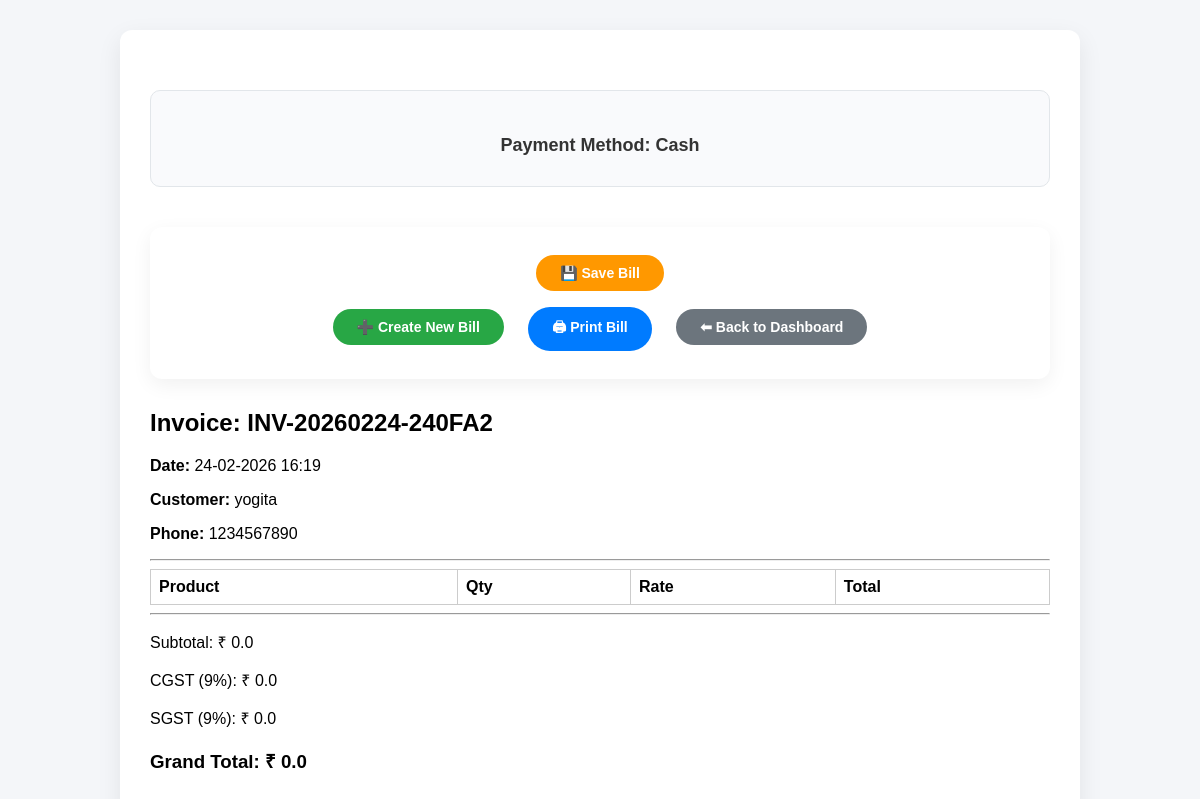
Page /view/2/ on the committed database.
### Billing/models.py (models this page shows, shortened)
class Bill(models.Model):
    user = models.ForeignKey(User, on_delete=models.CASCADE)
    invoice_no = models.CharField(max_length=50, unique=True)
    customer_phone = models.CharField(max_length=15, null=True, blank=True)
    customer_name = models.CharField(max_length=200, null=True, blank=True)
    total_amount = models.FloatField(default=0)
    cgst = models.FloatField(default=0)
    sgst = models.FloatField(default=0)
    grand_total = models.FloatField(default=0)
    PAYMENT_CHOICES = [
        ("Cash", "Cash"),
        ("Online", "Online"),
    ]
    payment_method = models.CharField(
        max_length=20,
        choices=PAYMENT_CHOICES,
        default="Cash"
    )
    qr_code = models.ImageField(upload_to='qr_codes/', blank=True, null=True)  # only for Online
    created_at = models.DateTimeField(auto_now_add=True)
    pdf = models.FileField(upload_to='bills/', blank=True, null=True)
    is_deleted = models.BooleanField(default=False)

### Billing/views.py (the view)
# urls.py: path("view/<int:bill_id>/", views.view_bill, name="view_bill"),
def view_bill(request, bill_id):
    bill = get_object_or_404(Bill, id=bill_id)
    if request.method == "POST":
        if request.POST.get("action") == "save":
            bill.is_saved = True   # optional field
            bill.save()
            return redirect("bills_history")
    return render(request, "view_bill.html", {
        "bill": bill,
        "shop": bill.user.shopprofile
    })

### Billing/templates/view_bill.html (shortened to what this page needs)
{% extends "base.html" %}
{% load static %}
{% block extra_css %}
<link rel="stylesheet" href="{% static 'view_bill.css' %}">
{% endblock %}
{% block content %}
<div class="bill-container">
    {% if bill.payment_method|lower == "online" and qr_code %}
    <div class="payment-section">
        <h4>Payment Method: {{ bill.payment_method|title }}</h4>
        <div class="qr-box">
            <h5>Scan to Pay</h5>
            <img width="180" alt="QR Code">
            <p><strong>UPI ID:</strong> {{ shop.upi_id }}</p>
            <p class="amount"><strong>Amount:</strong> ₹ {{ bill.grand_total }}</p>
        </div>
    </div>
    {% else %}
    <div class="payment-section">
        <h4>Payment Method: {{ bill.payment_method|title }}</h4>
    </div>
    {% endif %}
    <div class="bill-actions">
        <form method="POST">
            <button type="submit" name="action" value="save" class="action-btn save-bill">💾 Save Bill</button>
        </form>
        <a href="{% url 'generate_bill' %}" class="action-btn new-bill">➕ Create New Bill</a>
        <button onclick="printInvoice()" class="action-btn print-bill">🖨 Print Bill</button>
        <a href="{% url 'dashboard' %}" class="action-btn back-dashboard">⬅ Back to Dashboard</a>
    </div>
    <div class="invoice-container">
        <h2>Invoice: {{ bill.invoice_no }}</h2>
        <p><strong>Date:</strong> {{ bill.created_at|date:"d-m-Y H:i" }}</p>
        <p><strong>Customer:</strong> {{ bill.customer_name }}</p>
        <p><strong>Phone:</strong> {{ bill.customer_phone }}</p>
        <hr>
        <table>
            <tr>
                <th>Product</th>
                <th>Qty</th>
                <th>Rate</th>
                <th>Total</th>
            </tr>
        </table>
        <hr>
        <p>Subtotal: ₹ {{ bill.total_amount }}</p>
        <p>CGST (9%): ₹ {{ bill.cgst }}</p>
        <p>SGST (9%): ₹ {{ bill.sgst }}</p>
        <h3>Grand Total: ₹ {{ bill.grand_total }}</h3>
    </div>
</div>
{% endblock %}

### Billing/static/view_bill.css (style rules this page uses)
body { font-family: Arial, Helvetica, sans-serif; background-color: #f4f6f9; margin: 0; padding: 0; }
.bill-container { max-width: 900px; margin: 30px auto; background: #ffffff; padding: 30px; border-radius: 12px; box-shadow: 0 8px 25px rgba(0, 0, 0, 0.08); }
.invoice-container { margin-top: 30px; }
.invoice-container table { width: 100%; border-collapse: collapse; }
.invoice-container table th, .invoice-container table td { border: 1px solid #ccc; padding: 8px; text-align: left; }
.payment-section { margin-top: 30px; padding: 20px; border-radius: 10px; background: #f9fafc; border: 1px solid #e2e6ea; text-align: center; }
.payment-section h4 { margin-bottom: 10px; font-size: 18px; color: #333; font-weight: 600; }
.bill-actions { margin-top: 40px; padding: 20px; text-align: center; background: #ffffff; border-radius: 12px; box-shadow: 0 6px 20px rgba(0, 0, 0, 0.06); }
.action-btn { display: inline-block; margin: 8px 10px; padding: 10px 24px; font-size: 14px; font-weight: 600; border-radius: 25px; text-decoration: none; border: none; cursor: pointer; transition: 0.3s ease; font-family: inherit; }
.save-bill { background: #ff9800; color: #fff; }
.new-bill { background: #28a745; color: #fff; }
.print-bill { background: #007bff; color: #fff; }
.back-dashboard { background: #6c757d; color: #fff; }

### rows in the picture
Bill: payment_method "Cash", invoice_no "INV-20260224-240FA2", created_at "24-02-2026 16:19", customer_name "yogita", customer_phone "1234567890", total_amount "0.0", cgst "0.0", sgst "0.0", grand_total "0.0"
